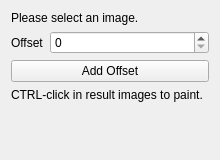
<?xml version="1.0" encoding="UTF-8"?>
<ui version="4.0">
 <class>RefineViewControls</class>
 <widget class="QWidget" name="RefineViewControls">
  <property name="geometry">
   <rect>
    <x>0</x>
    <y>0</y>
    <width>220</width>
    <height>160</height>
   </rect>
  </property>
  <property name="windowTitle">
   <string>Example View</string>
  </property>
  <layout class="QVBoxLayout" name="verticalLayout">
   <item>
    <widget class="QLabel" name="selectImageLabel">
     <property name="styleSheet">
      <string notr="true"/>
     </property>
     <property name="text">
      <string>Please select an image.</string>
     </property>
    </widget>
   </item>
   <item>
    <widget class="QWidget" name="widget" native="true">
     <layout class="QHBoxLayout" name="horizontalLayout">
      <property name="leftMargin">
       <number>0</number>
      </property>
      <property name="topMargin">
       <number>0</number>
      </property>
      <property name="rightMargin">
       <number>0</number>
      </property>
      <property name="bottomMargin">
       <number>0</number>
      </property>
      <item>
       <widget class="QLabel" name="offsetLabel">
        <property name="text">
         <string>Offset</string>
        </property>
       </widget>
      </item>
      <item>
       <widget class="QSpinBox" name="offsetSpinBox">
        <property name="sizePolicy">
         <sizepolicy hsizetype="Expanding" vsizetype="Fixed">
          <horstretch>0</horstretch>
          <verstretch>0</verstretch>
         </sizepolicy>
        </property>
        <property name="maximum">
         <number>9999</number>
        </property>
       </widget>
      </item>
     </layout>
    </widget>
   </item>
   <item>
    <widget class="QPushButton" name="processImageButton">
     <property name="toolTip">
      <string>Process selected image</string>
     </property>
     <property name="text">
      <string>Add Offset</string>
     </property>
    </widget>
   </item>
   <item>
    <widget class="QLabel" name="infoLabel">
     <property name="text">
      <string>CTRL-click in result images to paint.</string>
     </property>
     <property name="wordWrap">
      <bool>true</bool>
     </property>
    </widget>
   </item>
   <item>
    <spacer name="spacer">
     <property name="orientation">
      <enum>Qt::Vertical</enum>
     </property>
     <property name="sizeType">
      <enum>QSizePolicy::Expanding</enum>
     </property>
     <property name="sizeHint" stdset="0">
      <size>
       <width>20</width>
       <height>220</height>
      </size>
     </property>
    </spacer>
   </item>
  </layout>
 </widget>
 <layoutdefault spacing="6" margin="11"/>
 <resources/>
 <connections/>
</ui>
